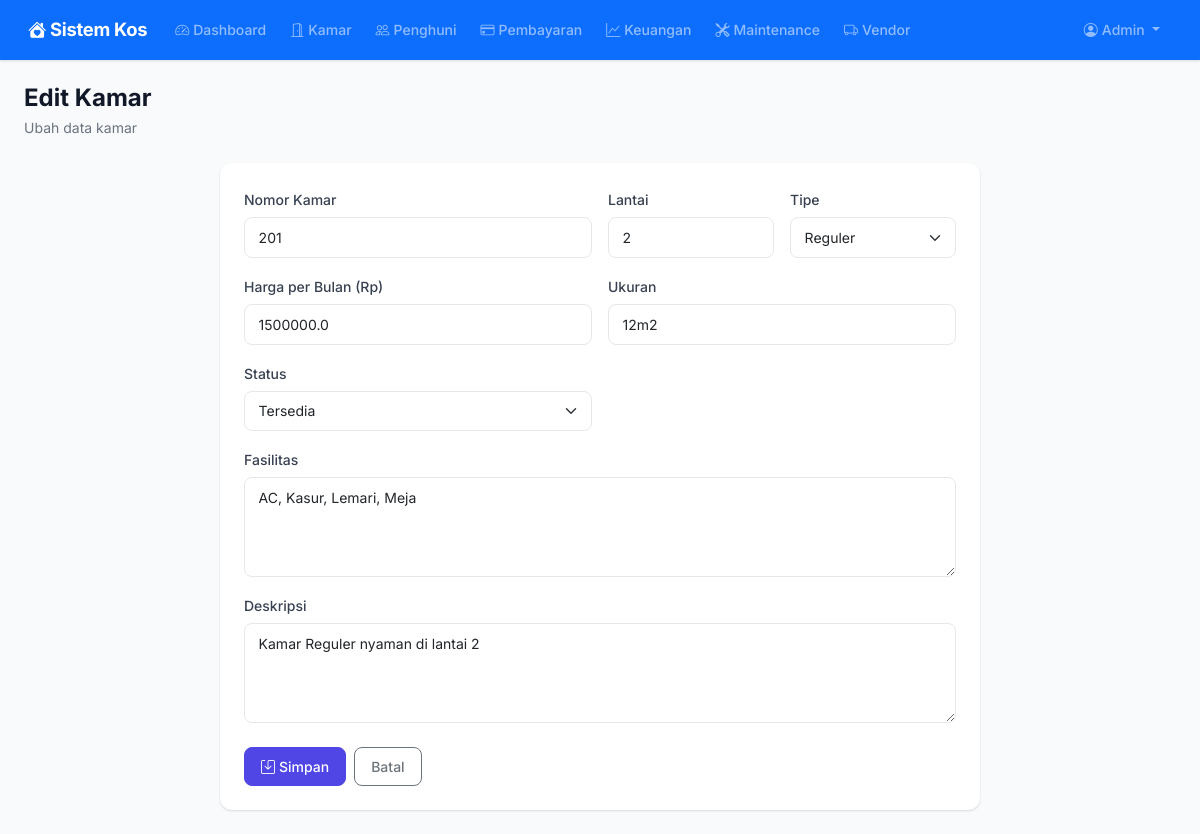
The app's page /rooms/edit/4 (signed in), older data.
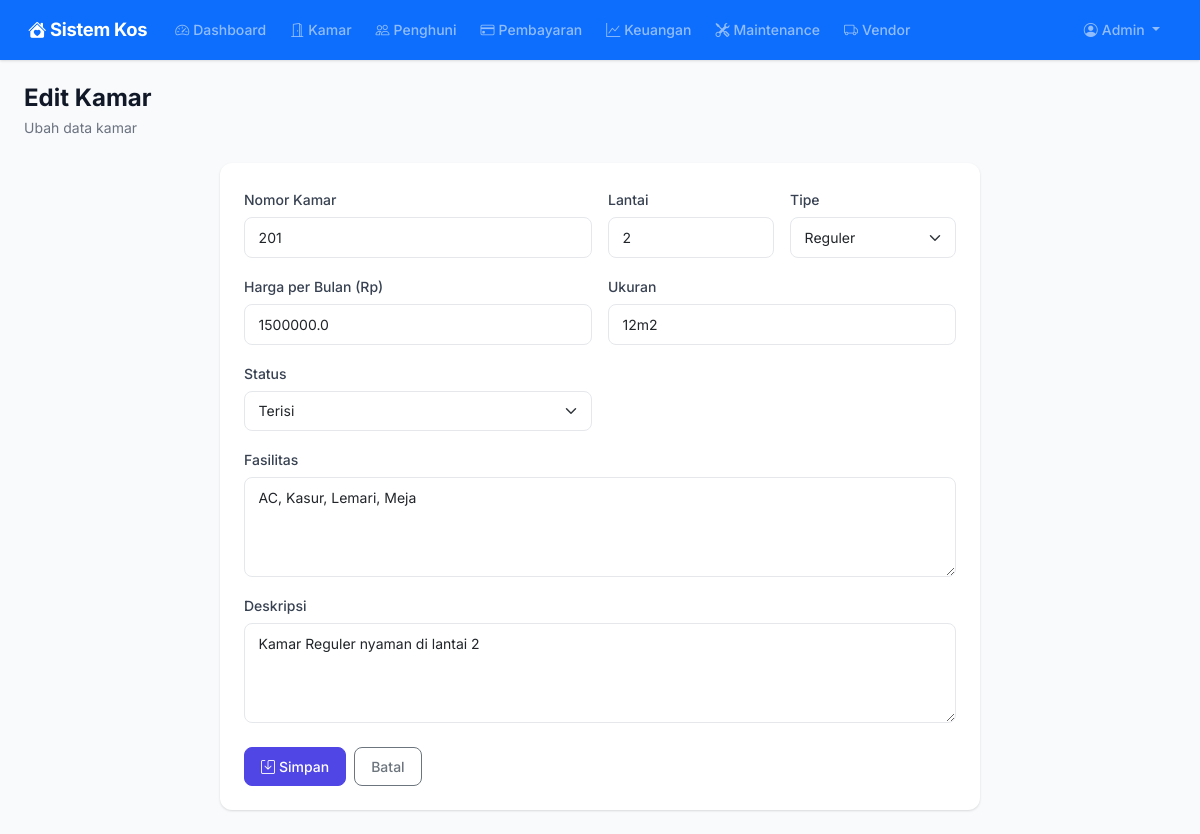
The same page, newer data.
### models.py (models this page shows, shortened)
class Room(db.Model):
    __tablename__ = "rooms"
    id = db.Column(db.Integer, primary_key=True)
    nomor_kamar = db.Column(db.String(10), unique=True, nullable=False)
    lantai = db.Column(db.Integer, default=1)
    tipe = db.Column(db.String(50), default="Reguler")
    harga_per_bulan = db.Column(db.Float, nullable=False)
    ukuran = db.Column(db.String(50))
    fasilitas = db.Column(db.Text)
    status = db.Column(db.String(20), default="tersedia")
    deskripsi = db.Column(db.Text)
    created_at = db.Column(db.DateTime, default=datetime.utcnow)
    bookings = db.relationship("Booking", backref="room", lazy="dynamic")
    maintenance_requests = db.relationship("MaintenanceRequest", backref="room", lazy="dynamic")

### routes/rooms.py (the view, shortened to what this page needs)
@rooms_bp.route("/edit/<int:id>", methods=["GET", "POST"])
@login_required
def edit(id):
    if current_user.role not in ("admin", "management"):
        flash("Akses ditolak.", "danger")
        return redirect(url_for("dashboard.index"))
    room = Room.query.get_or_404(id)
    return render_template("rooms/form.html", room=room)

### app.py (called while the page is built)
def create_app():
    app = Flask(__name__)
    app.config.from_object("config.Config")
    db.init_app(app)
    login_manager.init_app(app)
    csrf.init_app(app)
    login_manager.login_view = "auth.login"
    login_manager.login_message = "Silakan login terlebih dahulu."
    from models import User
    @login_manager.user_loader
    def load_user(user_id):
        return User.query.get(int(user_id))
    @app.context_processor
    def inject_now():
        from datetime import datetime
        return {"now": datetime.now()}
    @app.context_processor
    def inject_utility():
        from datetime import date
        return {"date_today": date.today()}
    from routes import register_routes
    register_routes(app)
    with app.app_context():
        db.create_all()
    return app

### templates/rooms/form.html (shortened to what this page needs)
{% extends "base.html" %}
{% block content %}
<div class="page-header">
    <h1>{% if room %}Edit Kamar{% else %}Tambah Kamar Baru{% endif %}</h1>
    <p>{% if room %}Ubah data kamar{% else %}Masukkan data kamar baru{% endif %}</p>
</div>
<div class="row justify-content-center">
    <div class="col-lg-8">
        <div class="card border-0">
            <div class="card-body p-4">
                <form method="POST" action="">
                    <div class="row g-3">
                        <div class="col-md-6">
                            <label class="form-label">Nomor Kamar</label>
                            <input type="text" name="nomor_kamar" class="form-control" value="{{ room.nomor_kamar if room else '' }}" required>
                        </div>
                        <div class="col-md-3">
                            <label class="form-label">Lantai</label>
                            <input type="number" name="lantai" class="form-control" value="{{ room.lantai if room else '' }}" min="1" required>
                        </div>
                        <div class="col-md-3">
                            <label class="form-label">Tipe</label>
                            <select name="tipe" class="form-select" required>
                                <option value="Reguler" {% if room and room.tipe == 'Reguler' %}selected{% endif %}>Reguler</option>
                            </select>
                        </div>
                        <div class="col-md-6">
                            <label class="form-label">Harga per Bulan (Rp)</label>
                            <input type="number" name="harga_per_bulan" class="form-control" value="{{ room.harga_per_bulan if room else '' }}" min="0" required>
                        </div>
                        <div class="col-md-6">
                            <label class="form-label">Ukuran</label>
                            <input type="text" name="ukuran" class="form-control" value="{{ room.ukuran if room else '' }}" placeholder="Contoh: 4x5 m&sup2;">
                        </div>
                        <div class="col-md-6">
                            <label class="form-label">Status</label>
                            <select name="status" class="form-select">
                                <option value="tersedia" {% if not room or room.status == 'tersedia' %}selected{% endif %}>Tersedia</option>
                                <option value="terisi" {% if room and room.status == 'terisi' %}selected{% endif %}>Terisi</option>
                            </select>
                        </div>
                        <div class="col-12">
                            <label class="form-label">Fasilitas</label>
                            <textarea name="fasilitas" class="form-control" placeholder="AC, Kasur, Lemari, Kamar Mandi Dalam, dll">{{ room.fasilitas if room else '' }}</textarea>
                        </div>
                        <div class="col-12">
                            <label class="form-label">Deskripsi</label>
                            <textarea name="deskripsi" class="form-control" placeholder="Informasi tambahan tentang kamar">{{ room.deskripsi if room else '' }}</textarea>
                        </div>
                    </div>
                    <div class="d-flex gap-2 mt-4">
                        <button type="submit" class="btn btn-primary">
                            <i class="bi bi-save me-1"></i>Simpan
                        </button>
                        <a href="{{ url_for('rooms.index') }}" class="btn btn-outline-secondary">Batal</a>
                    </div>
                </form>
            </div>
        </div>
    </div>
</div>
{% endblock %}

Row changes from the older to the newer data that the page shows:
changed Room "Reguler": status "Tersedia" → "Terisi"
